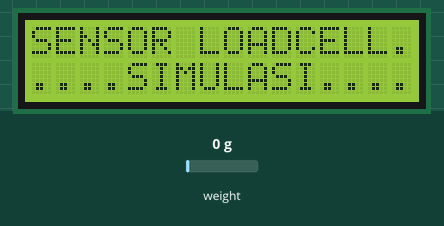
Recording of a sketch running on a simulated Arduino Uno, built with avr-gcc and run on an emulated ATmega328P. On the bench: 16×2 character LCD. The inputs (shaded band) are chosen by the test bench; at power-on: weight on the scale 0 g.

Above: at 0.1 s.
At 2.7 s:
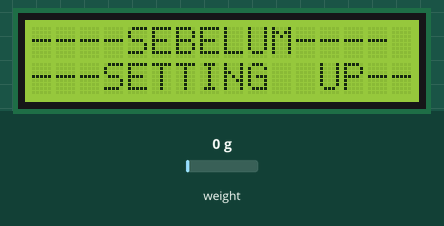
At 3.8 s:
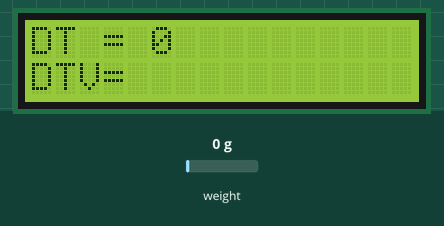
At 7.8 s:
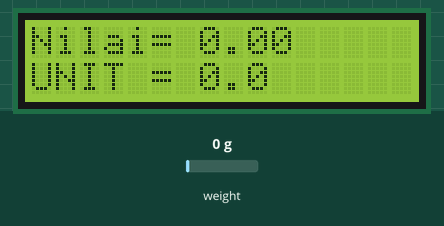
At 16.7 s:
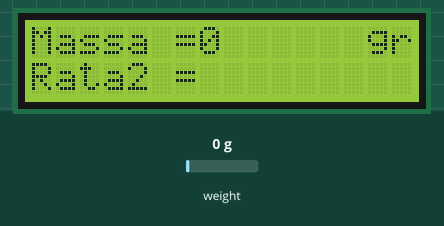
At 17.7 s:
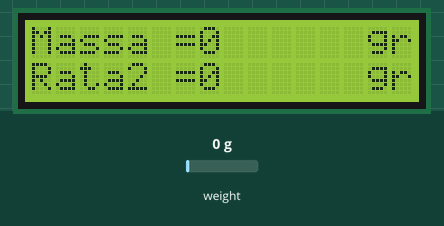

The sketch:

M8-NimbangLC.ino
```cpp
// PROSES KEDUA DARI LOADCELL
// Setelah ngekalibrasi timbangan, baru kita bisa menggunakan timbangan seperti biasa dengan kodingan ini

#include "HX711.h"
#include <LiquidCrystal_I2C.h>

const int LOADCELL_DOUT_PIN = 6;
const int LOADCELL_SCK_PIN = 7;

HX711 scale;
LiquidCrystal_I2C lcd(0x27,16,2);  // Untuk di protheus pakai LCD Address 20 dan 27 untuk di percobaan realtimenya

void setup() {
  Serial.begin(57600);
  scale.begin(LOADCELL_DOUT_PIN, LOADCELL_SCK_PIN);
  lcd.init();
  lcd.backlight();
  lcd.setCursor(0,0);
  lcd.print("SENSOR LOADCELL.");
  lcd.setCursor(0,1);
  lcd.print("....SIMULASI....");
  delay(2000);
  lcd.clear();
  delay(500);
  lcd.setCursor(0,0);
  lcd.print("----SEBELUM----");
  lcd.setCursor(0,1);
  lcd.print("---SETTING  UP--");
  delay(500);
  lcd.clear();
  delay(500);
  lcd.setCursor(0,0);
  lcd.print("DT =");
  lcd.setCursor(5,0);
  lcd.print(scale.read());
  lcd.setCursor(0,1);
  lcd.print("DTV=");
  lcd.setCursor(5,1);
  lcd.print(scale.read_average(20));
  delay(500);
  lcd.clear();
  delay(500);
  lcd.setCursor(0,0);
  lcd.print("Nilai=");
  lcd.setCursor(7,0);
  lcd.print(scale.get_value(5));
  lcd.setCursor(0,1);
  lcd.print("UNIT =");
  lcd.setCursor(7,1);
  lcd.print(scale.get_units(5),1);
  delay(500);
  scale.set_scale(1759.f); // Ini nilai kalibrasi sesuain dengan kodingan sebelumnya
  scale.tare();
  lcd.clear();
  delay(500);
  lcd.setCursor(0,0);
  lcd.print("-----SETELAH----");
  lcd.setCursor(0,1);
  lcd.print("---SETTING  UP--");
  delay(500);
  lcd.clear();
  delay(500);
  lcd.setCursor(0,0);
  lcd.print("DT =");
  lcd.setCursor(5,0);
  lcd.print(scale.read());
  lcd.setCursor(0,1);
  lcd.print("DTV=");
  lcd.setCursor(5,1);
  lcd.print(scale.read_average(20));
  delay(500);
  lcd.clear();
  delay(500);
  lcd.setCursor(0,0);
  lcd.print("Nilai=");
  lcd.setCursor(7,0);
  lcd.print(scale.get_value(5));
  lcd.setCursor(0,1);
  lcd.print("UNIT =");
  lcd.setCursor(7,1);
  lcd.print(scale.get_units(5),1);
  delay(500);
  lcd.clear();
  delay(500);
  lcd.setCursor(0,0);
  lcd.print("-----MULAI------");
  lcd.setCursor(0,1);
  lcd.print("----MEMBACA-----");
  delay(500);
  lcd.clear();
}

void loop() {
  lcd.clear();
  lcd.setCursor(0,0);
  lcd.print("Massa =");
  lcd.setCursor(7,0);
  lcd.print(scale.get_units(1),0);
  lcd.setCursor(14,0);
  lcd.print("gr");
  lcd.setCursor(0,1);
  lcd.print("Rata2 =");
  lcd.setCursor(7,1);
  lcd.print(scale.get_units(10),0);
  lcd.setCursor(14,1);
  lcd.print("gr");
  scale.power_down();
  delay(5000);
  scale.power_up();
}
```

Measured:
- by itself, everything shown: repeats every 6.1 s, in 3 steps
- what the display in image 1 shows lasts 0.5 s, from 2.6 s to 3.1 s
- what the display in image 2 shows lasts 2.0 s, from 3.7 s to 5.7 s
- what the display in image 3 shows lasts 1.5 s, from 7.8 s to 9.3 s
- what the display in image 4 shows lasts 1.0 s, from 16.6 s to 17.6 s
- what the display in image 5 shows lasts 5.0 s, from 17.6 s to 22.6 s
